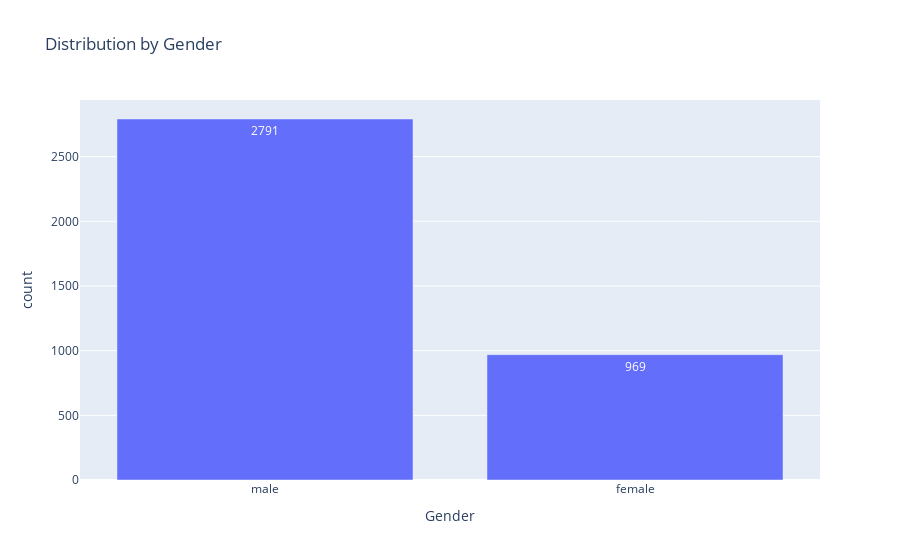

Here is the notebook cell this chart was saved with:
### Code cell
bar_chart(df=gender_df, xaxis="Gender", yaxis="count", title="Distribution by Gender")

### Figure 1 — Plotly figure (JSON) as saved in the notebook; plotly's stock layout.template omitted (floating-point values rounded to 4 significant figures)
{"data": [{"alignmentgroup": "True", "hovertemplate": "Gender=%{x}<br>count=%{y}<extra></extra>", "legendgroup": "", "marker": {"color": "#636efa", "pattern": {"shape": ""}}, "name": "", "offsetgroup": "", "orientation": "v", "showlegend": false, "textposition": "auto", "texttemplate": "%{y}", "type": "bar", "x": ["male", "female"], "xaxis": "x", "y": [2791, 969], "yaxis": "y"}], "layout": {"barmode": "relative", "legend": {"tracegroupgap": 0}, "title": {"text": "Distribution by Gender"}, "xaxis": {"anchor": "y", "domain": [0, 1], "title": {"text": "Gender"}}, "yaxis": {"anchor": "x", "domain": [0, 1], "title": {"text": "count"}}}}
